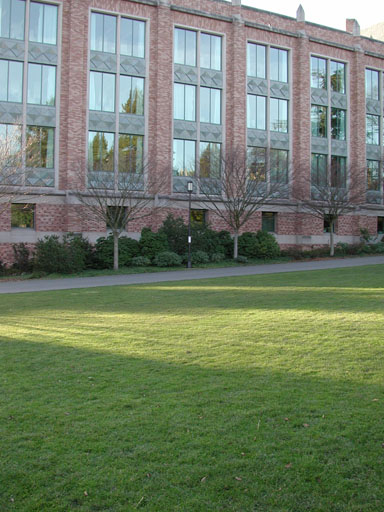
#> input picture pano1_0008.jpg, 384 x 512 px
$ jupyter execute project_notebook.ipynb
#> lines starting #> are read from the running program, lines starting #| are printed output that depends on the picture
[cell 1]
# import the necessary packages
import numpy as np
import imutils
import cv2
import argparse

# stuff just for IPython
from IPython.display import display
from IPython.display import Image
from matplotlib import pyplot as plt

### Stitcher class

This is a class provided by OpenCV that achieves basic left-to-right stitching.

[cell 2]
class Stitcher:
	def __init__(self):
		# determine if we are using OpenCV v3.X
		self.isv3 = imutils.is_cv3()

	# [115 lines left out: functions stitch, detectAndDescribe, matchKeypoints, drawMatches, not called in this run]

[cell 3]
# test sequence 1: load images #
imageA = cv2.imread('pano1_0008.jpg')
#> imageA is the input picture: shape (512, 384, 3); mean B, G, R 104.1, 126.4, 113
imageB = cv2.imread('pano1_0009.jpg')
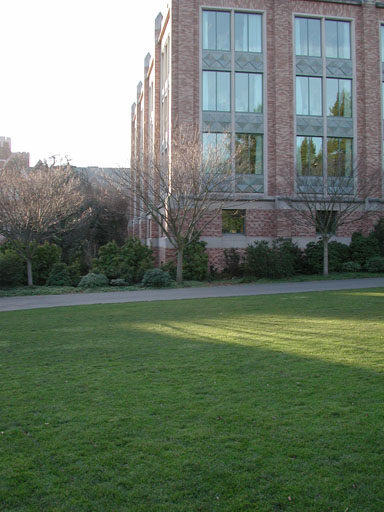
#> input picture pano1_0009.jpg, 384 x 512 px
#> imageB is the input picture: shape (512, 384, 3); mean B, G, R 104, 119.7, 106.9
imageC = cv2.imread('pano1_0010.jpg')
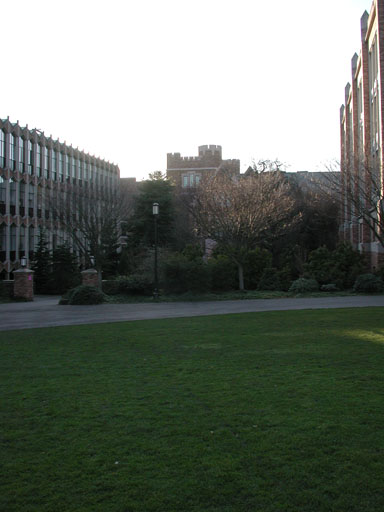
#> input picture pano1_0010.jpg, 384 x 512 px
#> imageC is the input picture: shape (512, 384, 3); mean B, G, R 104.4, 113.4, 106
imageD = cv2.imread('pano1_0011.jpg')
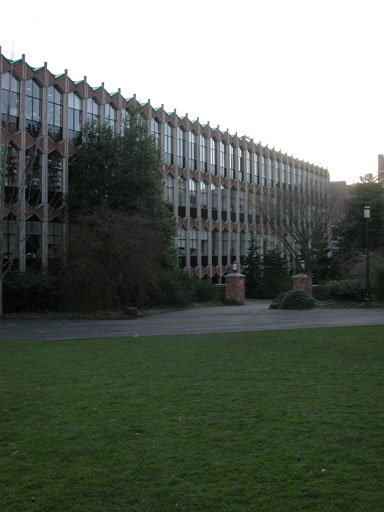
#> input picture pano1_0011.jpg, 384 x 512 px
#> imageD is the input picture: shape (512, 384, 3); mean B, G, R 97.7, 107.2, 99

plt.subplot(1,4,1)
#> (this line was passed over: IPython is not available in this run)
plt.imshow(imageA)
#> (this line was passed over: IPython is not available in this run)
plt.subplot(1,4,2)
#> (this line was passed over: IPython is not available in this run)
plt.imshow(imageB)
#> (this line was passed over: IPython is not available in this run)
plt.subplot(1,4,3)
#> (this line was passed over: IPython is not available in this run)
plt.imshow(imageC)
#> (this line was passed over: IPython is not available in this run)
plt.subplot(1,4,4)
#> (this line was passed over: IPython is not available in this run)
plt.imshow(imageD)
plt.show()
